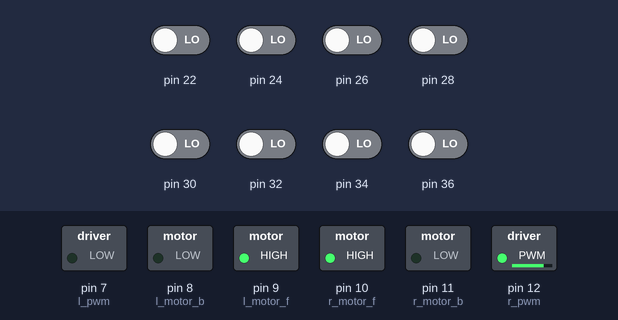
A sketch run on a simulated Arduino Mega 2560, built with avr-gcc and run on an emulated ATmega2560. On the bench: switched loads named in the sketch (green lamp = pin HIGH). The test bench sets the inputs (shaded band); at power-on: pin 22, pin 24, pin 26, pin 28, pin 30, pin 32, pin 34, pin 36 LOW.

Above: at 0.1 s.
Timing chart, 0 to 1.6 s (numbered marks = the images above):
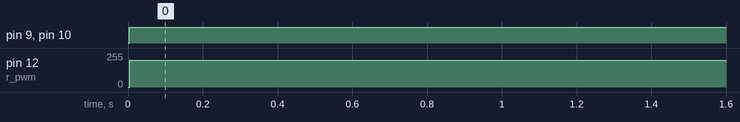

The sketch:

mecceleartion_primary_attempt_1.ino
```cpp
#include <QTRSensors.h>

/*qtrc*/
#define NUM_SENSORS 8
#define TIMEOUT 2500
#define EMITTER_PIN 38


int min_c[8] = {91, 359, 209, 61, 61, 120, 254, 343};
int max_c[8] = {535, 1508, 860, 296, 296, 565, 1044, 1435};
#define high  1500
#define turn_high 2000
#define black_line_low 1000
int pre_value;

// sensors 0 through 7 are connected to digital pins 3 through 10, respectively
QTRSensorsRC qtrrc((unsigned char[]) {
  22, 24, 26, 28, 30, 32, 34, 36
},
NUM_SENSORS, TIMEOUT, EMITTER_PIN);

unsigned int sensorValues[NUM_SENSORS];

//PD control
#define kp .4
#define kd 16
#define max_speed 200
#define base_position 3500
int last_error = 0;
int var_speed;
#define a_speed 200

unsigned int position;

/*Motor*/
#define l_motor_f 9
#define l_motor_b 8
#define r_motor_f 10
#define r_motor_b 11
#define l_pwm 7
#define r_pwm 12

boolean j = false;

//int d = 300;

void setup()
{
  pinMode(l_motor_f, OUTPUT);
  pinMode(l_motor_b, OUTPUT);
  pinMode(r_motor_b, OUTPUT);
  pinMode(r_motor_f, OUTPUT);
  pinMode(l_pwm, OUTPUT);
  pinMode(r_pwm, OUTPUT);
  Serial.begin(9600);
  Serial1.begin(9600);
}

void loop()
{
  position = read_black_line();

  // black line read
//  if ( sensorValues[0] > turn_high && sensorValues[1] > turn_high && sensorValues[7] > turn_high && sensorValues[6] > turn_high && sensorValues[3] < black_line_low && sensorValues[4] < black_line_low)
//  {
//    do
//    {
//      position = read_black_line();
//      follow_line(position);
//    } while (sensorValues[7] < black_line_low && sensorValues[0] < black_line_low);
//  }
//
//
//  //left turn & loop
//  else if (sensorValues[0] > turn_high && sensorValues[1] > turn_high && sensorValues[2] > turn_high && sensorValues[3] > turn_high && sensorValues[4] > turn_high)
//  {
//    analogWrite(l_pwm, 0);
//    analogWrite(r_pwm, 0);
//    boolean stright = false; // for loop
//    digitalWrite(l_motor_b, LOW);
//    digitalWrite(r_motor_b, LOW);
//    digitalWrite(l_motor_f, HIGH);
//    digitalWrite(r_motor_f, HIGH);
//    analogWrite(l_pwm, a_speed);
//    analogWrite(r_pwm, a_speed);
//    do
//    {
//      if (sensorValues[7] > turn_high && sensorValues[6] > turn_high)
//      {
//        stright = true;
//      }
//      position = readline();
//    } while (sensorValues[0] > turn_high && sensorValues[1] > turn_high);
//    if (stright)
//    {
//      follow_line(position);
//    }
//    else
//      left_turn(300);
//  }
//
//  //right turn & loop
//  else if (sensorValues[7] > turn_high && sensorValues[6] > turn_high && sensorValues[5] > turn_high && sensorValues[4] > turn_high && sensorValues[3] > turn_high)
//  {
//    analogWrite(l_pwm, 0);
//    analogWrite(r_pwm, 0);
//    boolean stright = false; // for loop
//    digitalWrite(l_motor_b, LOW);
//    digitalWrite(r_motor_b, LOW);
//    digitalWrite(l_motor_f, HIGH);
//    digitalWrite(r_motor_f, HIGH);
//    analogWrite(l_pwm, a_speed);
//    analogWrite(r_pwm, a_speed);
//    do
//    {
//      if (sensorValues[0] > turn_high && sensorValues[1] > turn_high)
//      {
//        stright = true;
//      }
//      position = readline();
//    } while (sensorValues[7] > turn_high && sensorValues[6] > turn_high);
//    if (stright)
//    {
//      follow_line(position);
//    }
//    else
//      right_turn(300);
//  }
//
//  //broken part
//  else if (sensorValues[0] < black_line_low && sensorValues[1] < black_line_low  && sensorValues[3] < black_line_low && sensorValues[4] < black_line_low && sensorValues[6] < black_line_low && sensorValues[7] < black_line_low && position > 2500 && position <4500)
//  {
//    digitalWrite(l_motor_b, LOW);
//    digitalWrite(r_motor_b, LOW);
//    digitalWrite(l_motor_f, HIGH);
//    digitalWrite(r_motor_f, HIGH);
//    analogWrite(l_pwm, max_speed);
//    analogWrite(r_pwm, max_speed);
//  }
//
//  else
    follow_line(position);
}


unsigned int readline()
{
  unsigned int pos = 0;
  int sum = 0;
  boolean a = false;
  qtrrc.read(sensorValues);
  for (unsigned char i = 0; i < NUM_SENSORS; i++)
  {
    sensorValues[i] = constrain(sensorValues[i], min_c[i], max_c[i]);
    sensorValues[i] = map(sensorValues[i], min_c[i], max_c[i], 0, 2500);
    sensorValues[i] = 2500 - sensorValues[i];
    if (sensorValues[i] > high)
      a = true;
    pos += (i * 1000 * sensorValues[i]);
    sum += sensorValues[i];
  }
  if (a)
  {
    pos = pos / sum;
    pre_value = pos;
  }
  else
  {
    if (pre_value > 6000)
      pos = (NUM_SENSORS - 1) * 1000;
    else if (pre_value < 1000)
      pos = 0;
    else
      pos = pre_value;
  }
  return pos;
}

unsigned int read_black_line()
{
  unsigned int pos = 0;
  int sum = 0;
  boolean a = false;
  qtrrc.read(sensorValues);
  for (unsigned char i = 0; i < NUM_SENSORS; i++)
  {
    sensorValues[i] = constrain(sensorValues[i], min_c[i], max_c[i]);
    sensorValues[i] = map(sensorValues[i], min_c[i], max_c[i], 0, 2500);
    if (sensorValues[i] > high)
      a = true;
    pos += (i * 1000 * sensorValues[i]);
    sum += sensorValues[i];
  }
  if (a)
  {
    pos = pos / sum;
    pre_value = pos;
  }
  else
  {
    if (pre_value > 6000)
      pos = (NUM_SENSORS - 1) * 1000;
    else if (pre_value < 1000)
      pos = 0;
    else
      pos = pre_value;
  }
  return pos;
}

void bluetooth()
{
  if (Serial1.available() > 0)
  {
    analogWrite(l_pwm, 0);
    analogWrite(r_pwm, 0);
    char a = Serial1.read();
    Serial1.println("delays");
    while (!Serial1.available());
    Serial1.read();
    delay(500);
  }
}

void left_turn(int del)
{
  digitalWrite(l_motor_b, HIGH);
  digitalWrite(r_motor_b, LOW);
  digitalWrite(l_motor_f, LOW);
  digitalWrite(r_motor_f, HIGH);
  analogWrite(l_pwm, max_speed);
  analogWrite(r_pwm, max_speed);
  delay(del);
  do {
    readline();
  } while (sensorValues[3] < high && sensorValues[4] < high);
}

void right_turn(int del)
{
  digitalWrite(l_motor_b, LOW);
  digitalWrite(r_motor_b, HIGH);
  digitalWrite(l_motor_f, HIGH);
  digitalWrite(r_motor_f, LOW);
  analogWrite(l_pwm, max_speed);
  analogWrite(r_pwm, max_speed);
  delay(del);
  do {
    readline();
  } while (sensorValues[3] < high && sensorValues[4] < high);
}

void follow_line(unsigned int pos)
{
  digitalWrite(l_motor_b, LOW);
  digitalWrite(r_motor_b, LOW);
  digitalWrite(l_motor_f, HIGH);
  digitalWrite(r_motor_f, HIGH);
  int error = pos - base_position;
  last_error = error;
  int speed_var = kp * error + kd * (error - last_error);
  /*  Serial1.print(error);
    Serial1.print("   ");
    Serial1.println();
  */
  if (speed_var < 0) //left turn
  {
    analogWrite(l_pwm, max(0, max_speed + speed_var));
    analogWrite(r_pwm, max_speed);
  }
  else
  {
    analogWrite(r_pwm, max(0, max_speed - speed_var));
    analogWrite(l_pwm, max_speed);
  }
}
```

Measured:
- by itself, pin 9 (l_motor_f), pin 10 (r_motor_f): LOW → HIGH at 0.00 s
- by itself, pin 12 (r_pwm): 0/255 → 200/255 at 0.00 s
